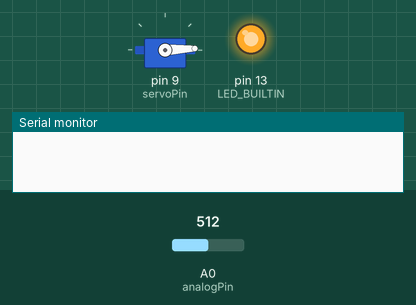
Recording of a sketch running on a simulated Arduino Uno, built with avr-gcc and run on an emulated ATmega328P. On the bench: servo, output pins drawn as LEDs (lit = HIGH), the last lines printed to the serial monitor. Inputs (shaded band) come from the test bench; at power-on: A0 (analogPin) = 512.

Above: at 1.8 s.
1.9 s: A0 (analogPin) set to 716
5.0 s: A0 (analogPin) set to 900
At 5.7 s:
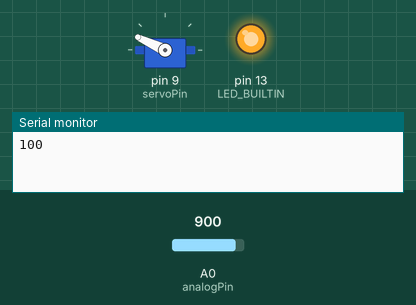
Timing chart, 0 to 8.0 s (numbered marks = the images above; inputs shaded):
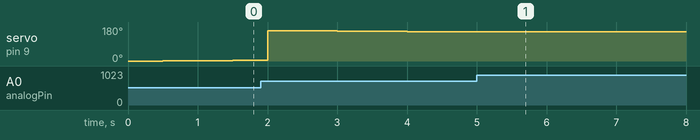

The sketch:

potservo.ino
```cpp
#include <Servo.h>
float min_read_level=10000;
float max_read_level=0;
boolean calibration_fail=true;
Servo myservo;
int prev_level=-1;
int servo_max=160;
int servo_min=0;
const int servoPin=9;
const int analogPin=A0;
const int servoDelay=100;
const int longServoDelay=500;

int translateLevelToPct(int lvl) {
  int pct =((lvl-min_read_level)* 100)/(max_read_level - min_read_level);
  if (pct <0) return 0;
  if (pct > 100) return 100;
  return pct;
}
int translatePctToAngle(int pct) {
  int angle =(servo_max - servo_min)* pct/100 + servo_min;
  if (angle < servo_min) return servo_min;
  if (angle > servo_max) return servo_max;
  return angle;
}
float angles[45]={};
float positions[45]={};
int count=0;

void calibrateServo() {
  int increment=4;
  myservo.attach(servoPin);
  digitalWrite(LED_BUILTIN, HIGH);
  int prev_read_level=-1;
  int read_level=-1;

  //Find Lower Bounds.
  int servo_angle=servo_min;
  int prev_servo_angle=servo_min;
  myservo.write(servo_angle);
  delay(longServoDelay);
  prev_read_level=analogRead(analogPin);
  read_level=prev_read_level;
  while (prev_read_level == read_level ){
    prev_servo_angle=servo_angle;
    servo_angle=servo_angle+1;
    myservo.write(servo_angle);
    delay(longServoDelay);
    prev_read_level=read_level;
    read_level=analogRead(analogPin);
  }
  min_read_level=prev_read_level;
  servo_min=prev_servo_angle;

  //Find Upper Bounds
  servo_angle=servo_max;
  prev_servo_angle=servo_max;
  myservo.write(servo_angle);
  delay(longServoDelay);
  prev_read_level=analogRead(analogPin);
  read_level=prev_read_level;

  while (prev_read_level == read_level ){

    prev_servo_angle=servo_angle;
    servo_angle=servo_angle-1;
    myservo.write(servo_angle);
    delay(longServoDelay);
    prev_read_level=read_level;
    read_level=analogRead(analogPin);
  }
  servo_max=prev_servo_angle;
  max_read_level=prev_read_level;

  myservo.detach();
}
// the setup routine runs once when you press reset:
void setup() {
  // initialize serial communication at 9600 bits per second:
  Serial.begin(9600);
  pinMode(LED_BUILTIN, OUTPUT);
  calibrateServo();

}
void processResponse() {
  String incomingData = "";
    while (Serial.available() > 0) {
    int inChar = Serial.read();
    if (isDigit(inChar)) {
      // convert the incoming byte to a char and add it to the string:
      incomingData += (char)inChar;
    }
    // if you get a newline, print the string, then the string's value:
    if (inChar == '\n') {

      int pos=translatePctToAngle(incomingData.toInt()) ;
      myservo.attach(9);
      delay(100);
      myservo.write(pos);
      delay(longServoDelay);
      myservo.detach();
      myservo.write(servo_min);
      // clear the string for new input:
      incomingData = "";
    }
  }
}

// the loop routine runs over and over again forever:
void loop() {
  //TODO Temporary until debug;
  //Serial.println(analogRead(analogPin));
  // read the input on analog pin 0:

  int sensorValue = analogRead(A0);
  int sensor_level = translateLevelToPct(sensorValue);
  // print out the value you read:
  if (prev_level != sensor_level) {
    Serial.println(sensor_level);
    prev_level=sensor_level;
  }
  delay(100);  // delay in between reads for stability
  processResponse();

}
void blink() {
  digitalWrite(LED_BUILTIN, HIGH);   // turn the LED on (HIGH is the voltage level)
  delay(1000);                       // wait for a second
  digitalWrite(LED_BUILTIN, LOW);    // turn the LED off by making the voltage LOW
  delay(1000);                       // wait for a second
}
```

Measured:
- after the input at 5.0 s, servo on pin 9 (servoPin): stays 155° (without the input it goes to 154° after 0.00 s)
